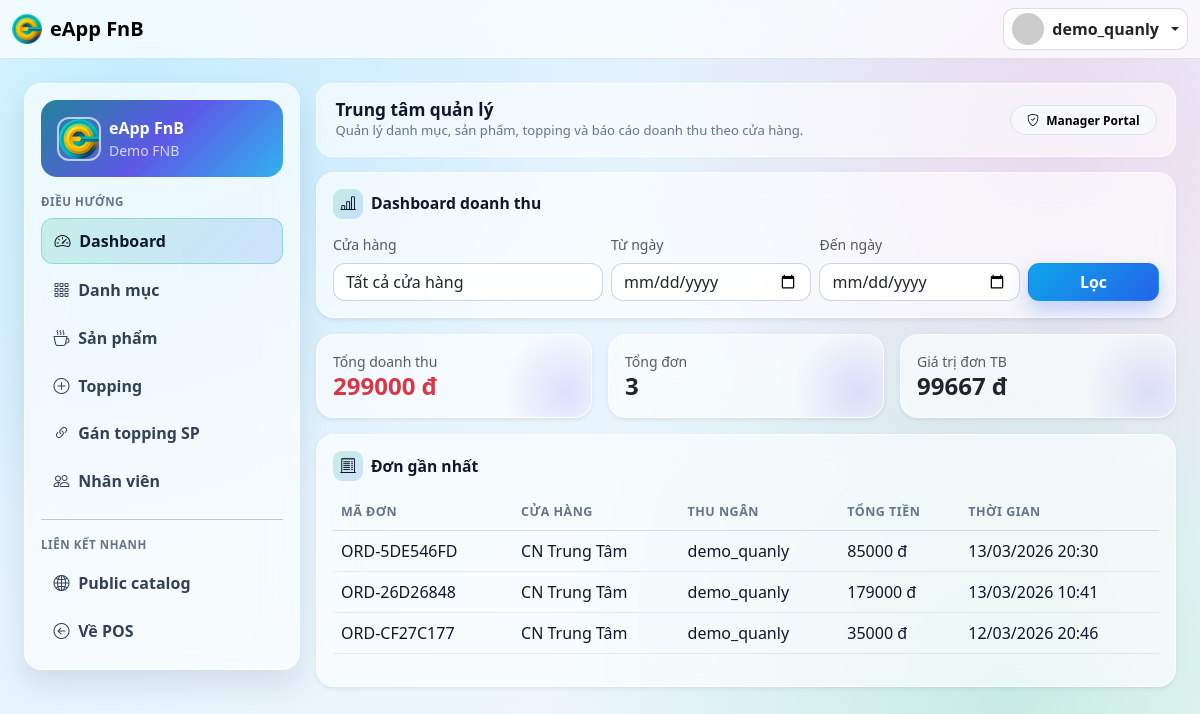
Screenshot of /quanly/ (signed in) with the database file from the repository.
### App_Accounts/models.py (models this page shows, shortened)
class User(AbstractUser):
    class Role(models.TextChoices):
        MANAGER = 'MANAGER', 'Manager'
        STAFF = 'STAFF', 'Staff'
    role = models.CharField(max_length=20, choices=Role.choices, default=Role.STAFF)
    tenant = models.ForeignKey(
        'App_Tenant.Tenant',
        on_delete=models.PROTECT,
        related_name='users',
        null=True,
        blank=True,
    )
    class Meta:
        constraints = [
            models.CheckConstraint(
                check=Q(role='STAFF') | Q(tenant__isnull=False),
                name='chk_manager_requires_tenant',
            ),
            models.UniqueConstraint(
                fields=['tenant'],
                condition=Q(role='MANAGER') & Q(tenant__isnull=False),
                name='uq_manager_per_tenant',
            ),
        ]
        indexes = [
            models.Index(fields=['tenant', 'role']),
        ]
    @property
    def is_manager(self):
        return self.role == self.Role.MANAGER

### App_Tenant/models.py (models this page shows, shortened)
class Tenant(TimeStampedModel):
    name = models.CharField(max_length=150)
    public_slug = models.SlugField(max_length=120, unique=True, validators=[validate_public_slug])
    is_active = models.BooleanField(default=True)
    class Meta:
        ordering = ['name']

class Store(TimeStampedModel):
    tenant = models.ForeignKey(Tenant, on_delete=models.CASCADE, related_name='stores')
    name = models.CharField(max_length=150)
    slug = models.SlugField(max_length=120)
    address = models.CharField(max_length=255, blank=True)
    is_active = models.BooleanField(default=True)
    is_default = models.BooleanField(default=False)
    class Meta:
        ordering = ['tenant__name', 'name']
        constraints = [
            models.UniqueConstraint(fields=['tenant', 'slug'], name='uq_store_tenant_slug'),
            models.UniqueConstraint(
                fields=['tenant'],
                condition=Q(is_default=True),
                name='uq_default_store_per_tenant',
            ),
        ]
        indexes = [
            models.Index(fields=['tenant', 'is_active']),
        ]

### App_Sales/models.py (models this page shows, shortened)
class Order(TimeStampedModel):
    class PaymentMethod(models.TextChoices):
        CASH = 'cash', 'Cash'
        CARD = 'card', 'Card/QR'
    class Status(models.TextChoices):
        COMPLETED = 'completed', 'Completed'
        CANCELLED = 'cancelled', 'Cancelled'
    tenant = models.ForeignKey('App_Tenant.Tenant', on_delete=models.PROTECT, related_name='orders')
    store = models.ForeignKey('App_Tenant.Store', on_delete=models.PROTECT, related_name='orders')
    cashier = models.ForeignKey(settings.AUTH_USER_MODEL, on_delete=models.PROTECT, related_name='orders')
    order_code = models.CharField(max_length=30, unique=True, editable=False)
    payment_method = models.CharField(max_length=20, choices=PaymentMethod.choices)
    status = models.CharField(max_length=20, choices=Status.choices, default=Status.COMPLETED)
    subtotal = models.DecimalField(max_digits=14, decimal_places=2)
    tax_rate = models.DecimalField(max_digits=5, decimal_places=4, default=0)
    tax_amount = models.DecimalField(max_digits=14, decimal_places=2)
    total_amount = models.DecimalField(max_digits=14, decimal_places=2)
    customer_paid = models.DecimalField(max_digits=14, decimal_places=2)
    change_amount = models.DecimalField(max_digits=14, decimal_places=2, default=0)
    class Meta:
        indexes = [
            models.Index(fields=['tenant', 'store', 'created_at']),
            models.Index(fields=['tenant', 'status', 'created_at']),
        ]
        ordering = ['-created_at']

### App_Quanly/views.py (the view)
# urls.py: path('', views.dashboard, name='dashboard'),
@manager_required
def dashboard(request):
    tenant = _tenant_or_404(request.user)
    stores = Store.objects.filter(tenant=tenant, is_active=True).order_by('name')
    orders = Order.objects.filter(tenant=tenant, status=Order.Status.COMPLETED)
    store_id = request.GET.get('store')
    if store_id and store_id.isdigit():
        orders = orders.filter(store_id=int(store_id))
    date_from = request.GET.get('date_from')
    date_to = request.GET.get('date_to')
    try:
        start_dt, end_dt = _parse_date_bounds(date_from, date_to)
    except ValueError:
        messages.error(request, 'Bộ lọc ngày không hợp lệ.')
        start_dt, end_dt = None, None
    if start_dt:
        orders = orders.filter(created_at__gte=start_dt)
    if end_dt:
        orders = orders.filter(created_at__lte=end_dt)
    stats = orders.aggregate(
        total_revenue=Coalesce(Sum('total_amount'), Decimal('0')),
        total_orders=Coalesce(Count('id'), 0),
    )
    total_orders = stats['total_orders'] or 0
    total_revenue = stats['total_revenue'] or Decimal('0')
    avg_order_value = (total_revenue / total_orders) if total_orders else Decimal('0')
    recent_orders = orders.select_related('store', 'cashier').order_by('-created_at')[:10]
    context = {
        'stores': stores,
        'selected_store': int(store_id) if store_id and store_id.isdigit() else None,
        'date_from': date_from or '',
        'date_to': date_to or '',
        'total_revenue': total_revenue,
        'total_orders': total_orders,
        'avg_order_value': avg_order_value,
        'recent_orders': recent_orders,
    }
    return render(request, 'App_Quanly/dashboard.html', context)

### templates/App_Quanly/dashboard.html (shortened to what this page needs)
{% extends 'App_Quanly/_layout.html' %}
{% block quanly_content %}
<div class="card border-0 shadow-sm mb-3">
    <div class="card-body">
        <h1 class="admin-card-title">
            <i class="bi bi-bar-chart-line"></i>
            Dashboard doanh thu
        </h1>
        <form class="row g-2" method="get">
            <div class="col-md-4">
                <label class="form-label small text-muted">Cửa hàng</label>
                <select name="store" class="form-select">
                    <option value="">Tất cả cửa hàng</option>
                </select>
            </div>
            <div class="col-md-3">
                <label class="form-label small text-muted">Từ ngày</label>
                <input type="date" class="form-control" name="date_from" value="{{ date_from }}">
            </div>
            <div class="col-md-3">
                <label class="form-label small text-muted">Đến ngày</label>
                <input type="date" class="form-control" name="date_to" value="{{ date_to }}">
            </div>
            <div class="col-md-2 d-grid align-items-end">
                <button class="btn btn-primary">Lọc</button>
            </div>
        </form>
    </div>
</div>
<div class="row g-3 mb-3">
    <div class="col-md-4">
        <div class="card border-0 shadow-sm h-100 metric-card">
            <div class="card-body">
                <div class="text-muted small">Tổng doanh thu</div>
                <div class="h4 fw-bold text-danger mb-0">{{ total_revenue|floatformat:0 }} đ</div>
            </div>
        </div>
    </div>
    <div class="col-md-4">
        <div class="card border-0 shadow-sm h-100 metric-card">
            <div class="card-body">
                <div class="text-muted small">Tổng đơn</div>
                <div class="h4 fw-bold mb-0">{{ total_orders }}</div>
            </div>
        </div>
    </div>
    <div class="col-md-4">
        <div class="card border-0 shadow-sm h-100 metric-card">
            <div class="card-body">
                <div class="text-muted small">Giá trị đơn TB</div>
                <div class="h4 fw-bold mb-0">{{ avg_order_value|floatformat:0 }} đ</div>
            </div>
        </div>
    </div>
</div>
<div class="card border-0 shadow-sm">
    <div class="card-body">
        <h2 class="admin-card-title">
            <i class="bi bi-receipt-cutoff"></i>
            Đơn gần nhất
        </h2>
        <div class="table-responsive">
            <table class="table align-middle">
                <thead>
                    <tr>
                        <th>Mã đơn</th>
                        <th>Cửa hàng</th>
                        <th>Thu ngân</th>
                        <th>Tổng tiền</th>
                        <th>Thời gian</th>
                    </tr>
                </thead>
                <tbody>
                    {% for order in recent_orders %}
                    <tr>
                        <td>{{ order.order_code }}</td>
                        <td>{{ order.store.name }}</td>
                        <td>{{ order.cashier.username }}</td>
                        <td>{{ order.total_amount|floatformat:0 }} đ</td>
                        <td>{{ order.created_at|date:'d/m/Y H:i' }}</td>
                    </tr>
                    {% empty %}
                    <tr><td colspan="5" class="text-center text-muted">Chưa có dữ liệu.</td></tr>
                    {% endfor %}
                </tbody>
            </table>
        </div>
    </div>
</div>
{% endblock %}

### templates/App_Quanly/_layout.html (shortened to what this page needs)
{% extends 'App_Core/base.html' %}
{% load static %}
{% block body_class %}quanly-page{% endblock %}
{% block container_class %}container-fluid py-4 px-3 px-xl-4{% endblock %}
{% block content %}
<div class="row g-3 quanly-shell">
    <div class="col-12 col-lg-3">
        <div class="glass-panel p-3">
            <div class="card-body">
                <div class="admin-tenant-card mb-3">
                    <div class="d-flex align-items-center gap-2">
                        <img class="admin-tenant-logo" src="{% static 'images/logo/eapp.png' %}" alt="eApp FnB">
                        <div>
                            <div class="fw-bold">eApp FnB</div>
                            <div class="small opacity-75">{{ user.tenant.name|default:'Tenant' }}</div>
                        </div>
                    </div>
                </div>
                <div class="admin-section-title">Điều hướng</div>
                <div class="d-flex flex-column gap-1">
                    <a class="admin-nav-link {% if request.path == '/quanly/' %}active{% endif %}" href="{% url 'App_Quanly:dashboard' %}">
                        <i class="bi bi-speedometer2"></i> Dashboard
                    </a>
                    <a class="admin-nav-link {% if '/quanly/categories/' in request.path %}active{% endif %}" href="{% url 'App_Quanly:categories' %}">
                        <i class="bi bi-grid-3x3-gap"></i> Danh mục
                    </a>
                    <a class="admin-nav-link {% if '/quanly/products/' in request.path or '/quanly/units/' in request.path %}active{% endif %}" href="{% url 'App_Quanly:products' %}">
                        <i class="bi bi-cup-hot"></i> Sản phẩm
                    </a>
                    <a class="admin-nav-link {% if '/quanly/toppings/' in request.path and '/quanly/product-toppings/' not in request.path %}active{% endif %}" href="{% url 'App_Quanly:toppings' %}">
                        <i class="bi bi-plus-circle"></i> Topping
                    </a>
                    <a class="admin-nav-link {% if '/quanly/product-toppings/' in request.path %}active{% endif %}" href="{% url 'App_Quanly:product_toppings' %}">
                        <i class="bi bi-link-45deg"></i> Gán topping SP
                    </a>
                    <a class="admin-nav-link {% if '/quanly/staffs/' in request.path %}active{% endif %}" href="{% url 'App_Quanly:staffs' %}">
                        <i class="bi bi-people"></i> Nhân viên
                    </a>
                </div>
                <hr class="my-3">
                <div class="admin-section-title">Liên kết nhanh</div>
                <div class="d-flex flex-column gap-1">
                    {% if user.tenant %}
                    <a class="admin-nav-link" href="{% url 'App_Public:tenant_catalog' user.tenant.public_slug %}" target="_blank" rel="noopener">
                        <i class="bi bi-globe2"></i> Public catalog
                    </a>
                    {% endif %}
                    <a class="admin-nav-link" href="{% url 'App_Sales:pos' %}">
                        <i class="bi bi-arrow-left-circle"></i> Về POS
                    </a>
                </div>
            </div>
        </div>
    </div>
    <div class="col-12 col-lg-9">
        <div class="admin-hero">
            <div>
                <h1>Trung tâm quản lý</h1>
                <div class="sub">Quản lý danh mục, sản phẩm, topping và báo cáo doanh thu theo cửa hàng.</div>
            </div>
            <span class="badge rounded-pill text-bg-light border px-3 py-2">
                <i class="bi bi-shield-check me-1"></i> Manager Portal
            </span>
        </div>
        {% block quanly_content %}{% endblock %}
    </div>
</div>
{% endblock %}

### templates/App_Core/base.html (shortened to what this page needs)
{% load static %}
<!DOCTYPE html>
<html lang="vi">
<head>
    <link href="https://cdn.jsdelivr.net/npm/bootstrap@5.3.2/dist/css/bootstrap.min.css" rel="stylesheet">
    <link rel="stylesheet" href="https://cdn.jsdelivr.net/npm/bootstrap-icons@1.11.1/font/bootstrap-icons.css">
</head>
<body class="bg-light {% block body_class %}{% endblock %}">
<nav class="navbar navbar-expand-lg bg-white border-bottom sticky-top">
    <div class="container-fluid">
        <a class="navbar-brand fw-bold d-flex align-items-center gap-2" href="{% if user.is_authenticated %}{% url 'App_Sales:pos' %}{% else %}{% url 'App_Accounts:login' %}{% endif %}">
            <img src="{% static 'images/logo/eapp.png' %}" alt="eApp FnB" style="height: 30px; width: 30px; object-fit: cover; border-radius: 6px;">
            <span>eApp FnB</span>
        </a>
        <div class="ms-auto d-flex align-items-center gap-2">
            <div class="dropdown">
                <button class="btn account-trigger dropdown-toggle d-flex align-items-center gap-2 px-2 py-1" type="button" data-bs-toggle="dropdown" aria-expanded="false">
                    {% if user.is_authenticated %}
                    <img src="https://ui-avatars.com/api/?name={{ user.username }}&background=0D8ABC&color=fff" class="rounded-circle" width="32" height="32" alt="Avatar">
                    <span class="fw-bold d-none d-lg-inline">{{ user.username }}</span>
                    {% else %}
                    <img src="https://ui-avatars.com/api/?name=Public&background=64748B&color=fff" class="rounded-circle" width="32" height="32" alt="Public">
                    <span class="fw-bold d-none d-lg-inline">Public</span>
                    {% endif %}
                </button>
            </div>
        </div>
    </div>
</nav>
<div class="{% block container_class %}container-fluid py-3{% endblock %}">
    {% block content %}{% endblock %}
</div>
<div id="toastContainer" class="toast-container position-fixed top-0 end-0 p-3" style="z-index:1081;"></div>
</body>
</html>

### rows the page displays
User: username "demo_quanly", tenant.name "Demo FNB"
Order: order_code "ORD-5DE546FD", store.name "CN Trung Tâm", cashier.username "demo_quanly", total_amount "85000", created_at "13/03/2026 20:30"
Order: order_code "ORD-26D26848", store.name "CN Trung Tâm", cashier.username "demo_quanly", total_amount "179000", created_at "13/03/2026 10:41"
Order: order_code "ORD-CF27C177", store.name "CN Trung Tâm", cashier.username "demo_quanly", total_amount "35000", created_at "12/03/2026 20:46"

### other values shown
{{ total_revenue|floatformat:0 }} "299000"
{{ total_orders }} "3"
{{ avg_order_value|floatformat:0 }} "99667"
